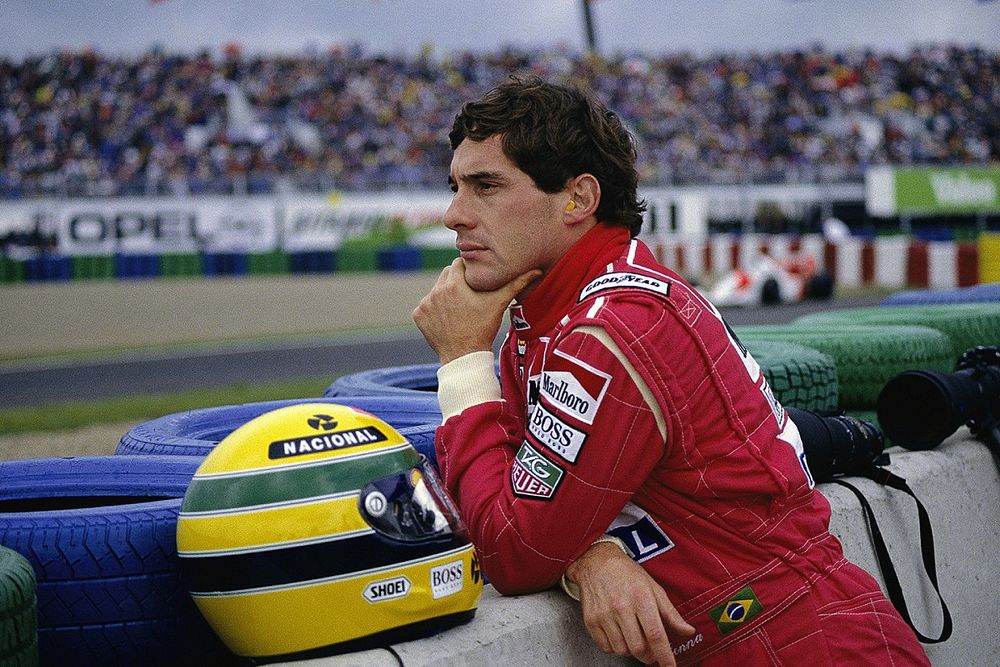
#> input picture P2 Reducao de dimensionalidade/source/senna.jpg, 1000 x 667 px, found by its file name
$ jupyter execute --allow-errors 'P2_Redução_Dimensionalidade.ipynb'   (shell and % lines are left out)
#> lines starting #> are read from the running program, lines starting #| are printed output that depends on the picture; after the words box and inside, x2 and y2 are one past the last pixel; in counts of white or black regions, pixels touching at a corner belong together
[cell 1]
import matplotlib.pyplot as plt
import matplotlib.image as mpimg

with open("senna.jpg", "rb") as f:
    img_bytes = bytearray(f.read())
print(f"Tamanho do arquivo: {len(img_bytes)} bytes")

img=mpimg.imread('senna.jpg')
#> img is the input picture: shape (667, 1000, 3); mean R, G, B 103.1, 89.2, 93.3

plt.imshow(img)
plt.axis("off")
plt.show()

Convertendo imagem colorida .ppm para o preto e branco:

[cell 2]
def converter_para_pb(input_path, output_path):
    with open(input_path, "rb") as f:
        dados = f.read()

    # Procurar o início dos dados da imagem (depois do cabeçalho)
    header_end = dados.find(b"\n255\n") + len(b"\n255\n")
    header = dados[:header_end].decode()

    # Processar os pixels
    pixel_bytes = bytearray(dados[header_end:])
    for i in range(0, len(pixel_bytes), 3):
        r, g, b = pixel_bytes[i], pixel_bytes[i+1], pixel_bytes[i+2]
        cinza = int(0.2989 * r + 0.5870 * g + 0.1140 * b)
        pixel_bytes[i] = pixel_bytes[i+1] = pixel_bytes[i+2] = cinza

    # Salvar a nova imagem
    with open(output_path, "wb") as f:
        f.write(header.encode() + pixel_bytes)

# Uso (se a imagem estiver em PPM)
#> (the rest of this cell did not finish here and is left out)

[cell 3]
import matplotlib.pyplot as plt
from PIL import Image

# Abrir as imagens
imagem_senna = Image.open('senna.ppm')
#> (the rest of this cell did not finish here and is left out)

Convertendo agora a foto preto e branca para binária

#> (a cell that did not finish here is left out)

Plotando as 3 imagens

[cell 5]
import matplotlib.pyplot as plt
from PIL import Image

# Abrir as imagens
imagem_senna = Image.open('senna.ppm')
#> (the rest of this cell did not finish here and is left out)

Testando agora com a biblioteca openCV

[cell 6]
import cv2
import matplotlib.pyplot as plt

img = cv2.imread('senna.jpg')
gray = cv2.cvtColor(img, cv2.COLOR_BGR2GRAY)
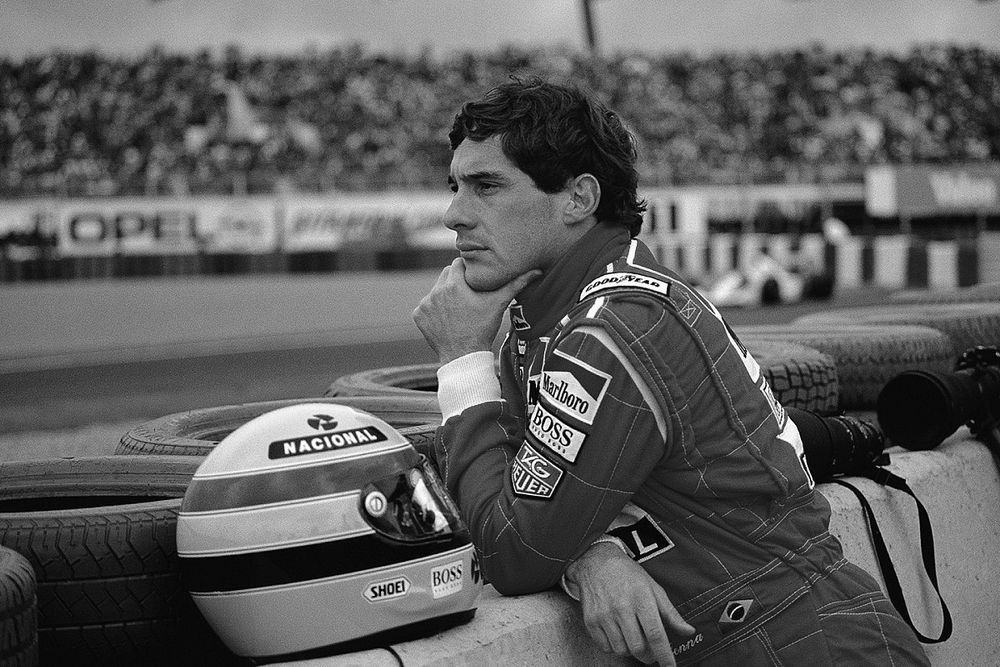
#> gray: shape (667, 1000); min 0, max 255, mean 93.8
ret, binary = cv2.threshold(gray, 108, 255, cv2.THRESH_BINARY)
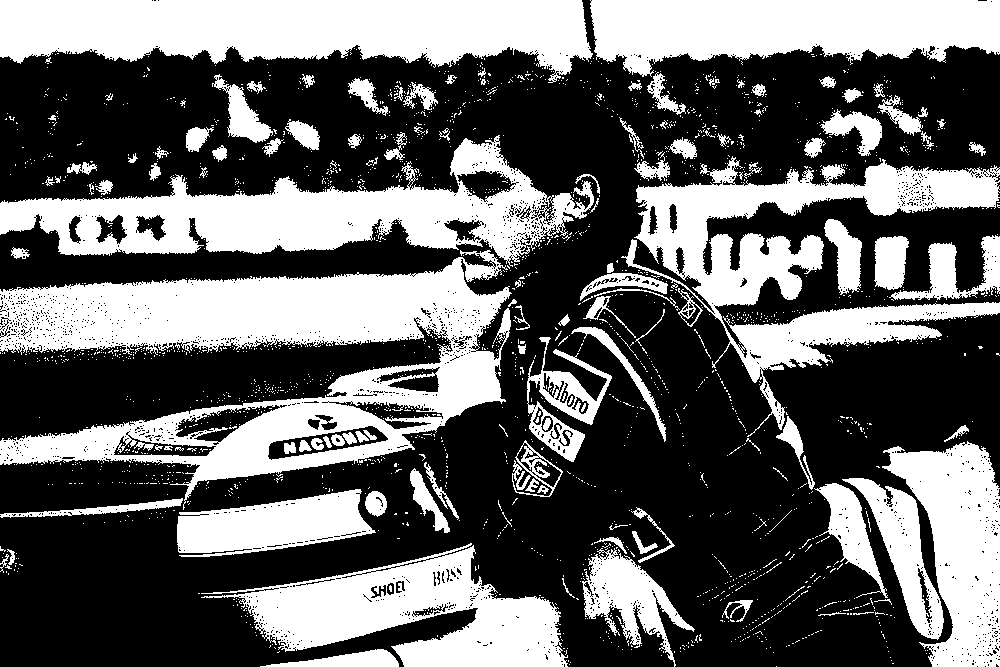
#> binary: shape (667, 1000); 39.4% white; 2124 white regions (1998 under 20 px), largest, box (x1, y1, x2, y2) and area: (0, 250, 512, 510) 53857, (0, 0, 593, 83) 33476, (621, 156, 1000, 437) 29942

# Exibir as imagens lado a lado usando Matplotlib
plt.figure(figsize=(10, 5))

plt.subplot(1, 3, 1)
plt.imshow(cv2.cvtColor(img, cv2.COLOR_BGR2RGB)) # Converter de BGR para RGB para o Matplotlib
plt.title('Original')
plt.axis('off')

plt.subplot(1, 3, 2)
plt.imshow(gray, cmap='gray')
plt.title('Preto e Branco')
plt.axis('off')

plt.subplot(1, 3, 3)
plt.imshow(binary, cmap='gray')
plt.title('Binária')
plt.axis('off')

plt.show()
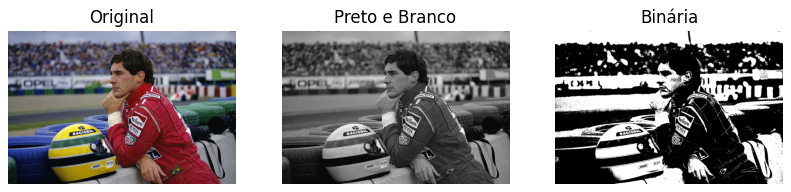
#> figure drawn by matplotlib, 3 panels
